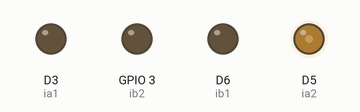
A sketch run on a simulated ESP8266 (NodeMCU). Parts: output pins drawn as LEDs (lit = HIGH). What the sketch prints to the serial monitor is not drawn.

Above: at 0.1 s.
Timing chart, 0 to 1.6 s (numbered marks = the images above):
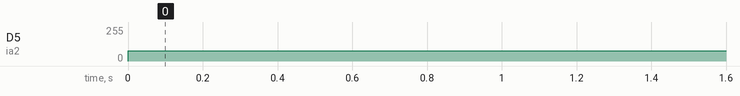

Measured:
- by itself, D5 (ia2): 0/255 → 76/255 at 0.00 s

The sketch:

MotorA30B70.ino
```cpp
#define ia1 D3
#define ia2 D5
#define ib1 D6
#define ib2 D9

#define maxSpd 255    // motor max speed

const float pi = 3.1415926;

int angle = 0;

void setup() {
  // put your setup code here, to run once:
  pinMode(ia1, OUTPUT);
  pinMode(ia2, OUTPUT);
  pinMode(ib1, OUTPUT);
  pinMode(ib2, OUTPUT);
  Serial.begin(115200);
}

void loop() {
  // put your main code here, to run repeatedly:
  //aStop();
  //bStop();
  //delay(5000);

  //aForward(30);
  //delay(5000);
  //aReward(30);
  //delay(5000);

  int aspeed =  maxSpd;
  int bspeed =  maxSpd;


  Serial.print(aspeed);
  Serial.print("\t");
  Serial.println(bspeed);

  if (aspeed > 0)
    aForward(aspeed);
  else
    aReward(-aspeed);

  if (bspeed > 0)
    bReward(-bspeed);

  else
    bForward(bspeed);

  delay(20);

  angle++;
  if (angle == 360)
    angle = 0;
}


void aForward(int speed)
{
  digitalWrite(ia1, LOW);
  analogWrite(ia2, 0.3*speed);
}

void aReward(int speed)
{
  digitalWrite(ia2, LOW);
  analogWrite(ia1, 0.3*speed);
}

void bForward(int speed)
{
  digitalWrite(ib1, LOW);
  analogWrite(ib2, 0.7*speed);
}

void bReward(int speed)
{
  digitalWrite(ib2, LOW);
  analogWrite(ib1, 0.7*speed);
}
```
